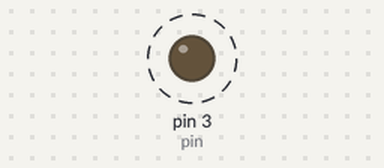
Simulated run of this sketch. Board: Arduino Uno, built with avr-gcc and run on an emulated ATmega328P. Parts: output pins drawn as LEDs (lit = HIGH). Dashed ring = blinking.

Above: at 0.15 s.
Timing chart, 0 to 3.0 s (numbered marks = the images above):
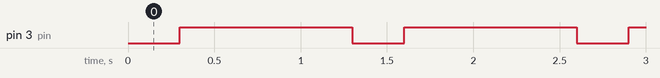

Measured:
- by itself, pin 3 (pin): alternates HIGH for 1.0 s and LOW for 0.30 s

The sketch:

Relay1.ino
```cpp
const int pin = 3;

void setup() {
  pinMode(pin, OUTPUT);
}

void loop() {
  for(int i = 0; i < 3; i++)
  {
    digitalWrite(pin, LOW);
    delay(300);
    digitalWrite(pin, HIGH);
    delay(1000);
  }
}
```
